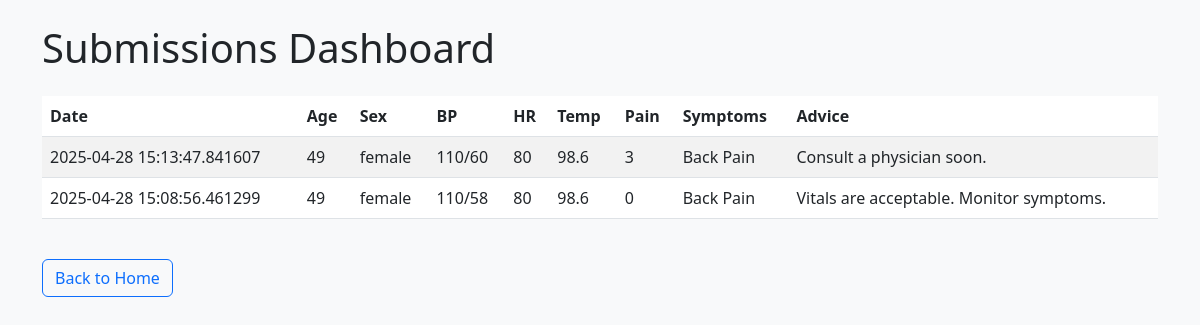
/dashboard, run on the app's committed database.
### tables this page shows
CREATE TABLE submissions (
    id INTEGER PRIMARY KEY AUTOINCREMENT,
    date TEXT,
    age INTEGER,
    sex TEXT,
    bp_sys INTEGER,
    bp_dia INTEGER,
    hr INTEGER,
    temp REAL,
    pain INTEGER,
    symptoms TEXT,
    advice TEXT
);

### app.py (the view)
@app.route('/dashboard')
def dashboard():
    conn = sqlite3.connect('health.db')
    c = conn.cursor()
    c.execute('SELECT * FROM submissions ORDER BY date DESC')
    submissions = c.fetchall()
    conn.close()
    return render_template('dashboard.html', submissions=submissions)

### templates/dashboard.html (shortened to what this page needs)
<!doctype html>
<html lang="en">
<head>
  <link href="https://cdn.jsdelivr.net/npm/bootstrap@5.3.0/dist/css/bootstrap.min.css" rel="stylesheet">
</head>
<body class="bg-light p-4">
  <div class="container">
    <h1 class="mb-4">Submissions Dashboard</h1>
    <table class="table table-striped">
      <thead>
        <tr>
          <th>Date</th>
          <th>Age</th>
          <th>Sex</th>
          <th>BP</th>
          <th>HR</th>
          <th>Temp</th>
          <th>Pain</th>
          <th>Symptoms</th>
          <th>Advice</th>
        </tr>
      </thead>
      <tbody>
        {% for sub in submissions %}
        <tr>
          <td>{{ sub[1] }}</td>
          <td>{{ sub[2] }}</td>
          <td>{{ sub[3] }}</td>
          <td>{{ sub[4] }}/{{ sub[5] }}</td>
          <td>{{ sub[6] }}</td>
          <td>{{ sub[7] }}</td>
          <td>{{ sub[8] }}</td>
          <td>{{ sub[9] }}</td>
          <td>{{ sub[10] }}</td>
        </tr>
        {% endfor %}
      </tbody>
    </table>
    <a href="{{ url_for('index') }}" class="btn btn-outline-primary mt-4">Back to Home</a>
  </div>
</body>
</html>

### data on the page
submissions: date "2025-04-28 15:13:47.841607", age "49", sex "female", bp_sys "110", bp_dia "60", hr "80", temp "98.6", pain "3", symptoms "Back Pain", advice "Consult a physician soon."
submissions: date "2025-04-28 15:08:56.461299", age "49", sex "female", bp_sys "110", bp_dia "58", hr "80", temp "98.6", pain "0", symptoms "Back Pain", advice "Vitals are acceptable. Monitor symptoms."
